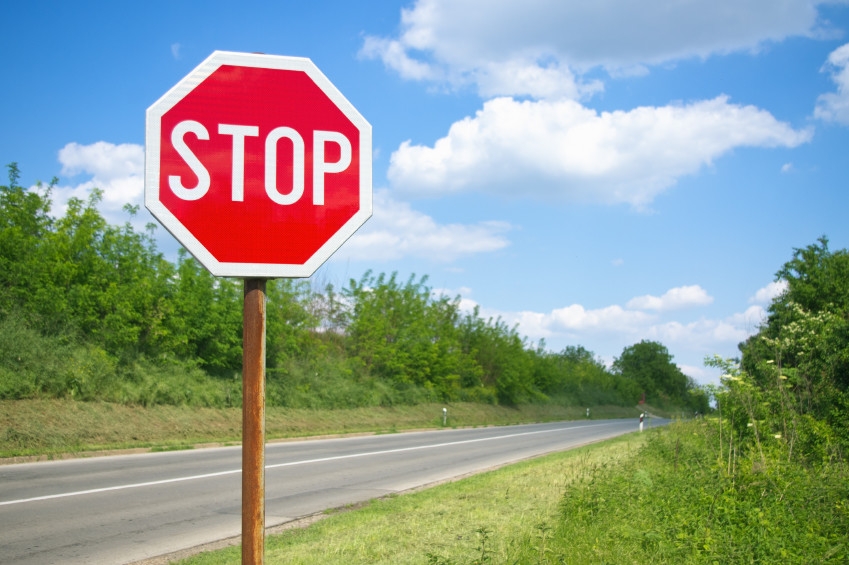
#> input picture images/image.png, 849 x 565 px
$ python main_one_image.py
#> lines starting #> are read from the running program, lines starting #| are printed output that depends on the picture; after the words box and inside, x2 and y2 are one past the last pixel; in counts of white or black regions, pixels touching at a corner belong together
import cv2
import numpy as np
import os

image_folder = './data_to_use'
image_files = [os.path.join(image_folder, f) for f in os.listdir(image_folder) if f.endswith('.png') or f.endswith('.jpg') or f.endswith('.jpeg')]
i = len(image_files)+2


image = cv2.imread("./images/image.png")
#> image is the input picture: shape (565, 849, 3); mean B, G, R 146.9, 155.5, 141.5

gray_image = cv2.cvtColor(image, cv2.COLOR_BGR2GRAY)
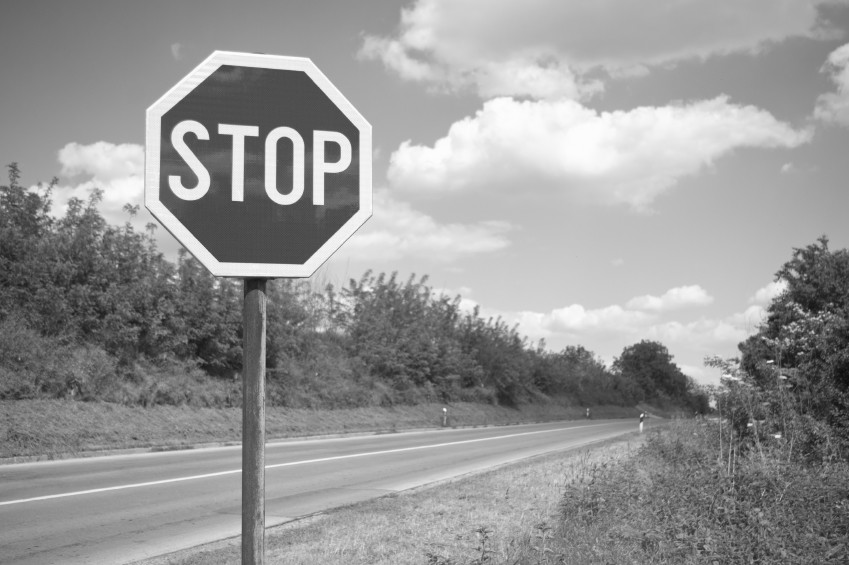
#> gray_image: shape (565, 849); min 11, max 255, mean 150.3

blurred_image = cv2.GaussianBlur(gray_image, (7, 7), 0)

low_threshold = 10
high_threshold = 50
edges = cv2.Canny(blurred_image, low_threshold, high_threshold)
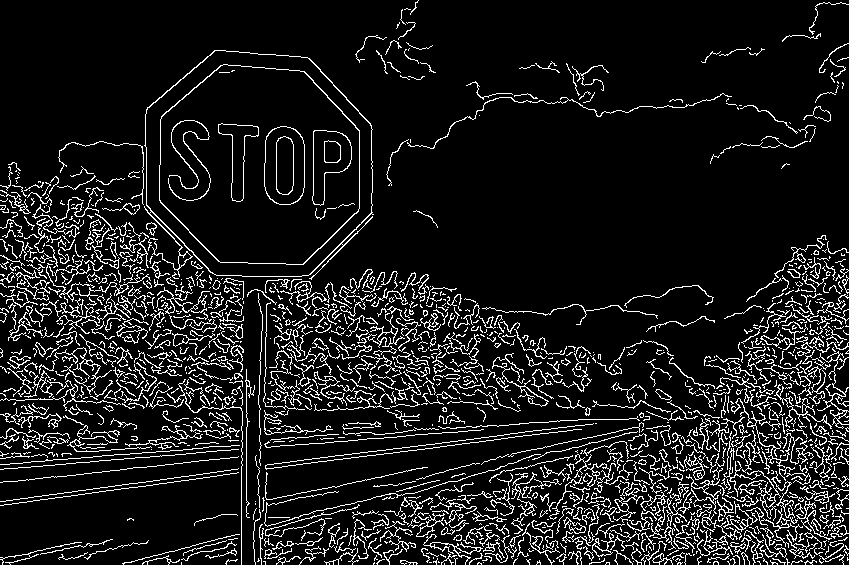
#> edges: shape (565, 849); 10.6% white in thin lines or dots
# [4 lines of commented-out code are left out]

contours, _ = cv2.findContours(edges, cv2.RETR_EXTERNAL, cv2.CHAIN_APPROX_SIMPLE)
#> contours = 1363 contours, 1209 with area under 20; largest, box (x1, y1, x2, y2) and area: (144, 50, 374, 280) 41792, (366, 313, 405, 348) 180, (416, 513, 445, 537) 159, (563, 517, 586, 534) 152, (592, 533, 625, 557) 150

cv2.drawContours(image, contours, -1, (0, 255, 0), 2)
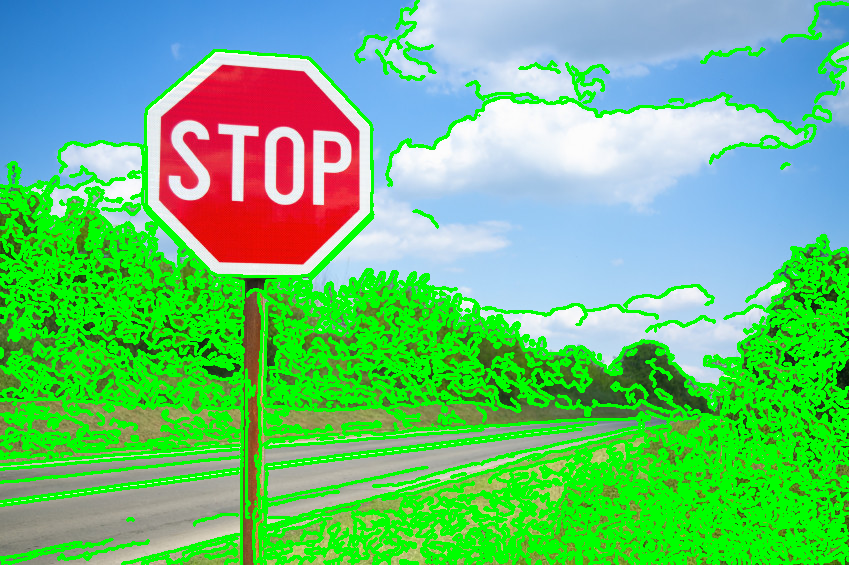
#> image: shape (565, 849, 3); mean B, G, R 120.2, 192.4, 104.3

cv2.imshow('Contours', image)
cv2.waitKey(0)
cv2.destroyAllWindows()


filtered_contours = []
for contour in contours:

    epsilon = 0.04 * cv2.arcLength(contour, True)
    approx = cv2.approxPolyDP(contour, epsilon, True)

    is_valid_contour = False

    if len(approx) == 3:
        area = cv2.contourArea(contour)
        if area >= 300:
            filtered_contours.append(contour)
            is_valid_contour = True
            x, y, w, h = cv2.boundingRect(contour)
            y1, y2 = max(0, y-10), min(image.shape[0], y+h+10)
            x1, x2 = max(0, x-10), min(image.shape[1], x+w+10)
            roi = image[y1:y2, x1:x2]
            cv2.imwrite(f'./data_to_use/contour_{i}.png', roi)
            i=i+1
    elif len(approx) == 8:
        area = cv2.contourArea(contour)
        if area >= 300:
            filtered_contours.append(contour)
            x, y, w, h = cv2.boundingRect(contour)
            y1, y2 = max(0, y-10), min(image.shape[0], y+h+10)
            x1, x2 = max(0, x-10), min(image.shape[1], x+w+10)
            roi = image[y1:y2, x1:x2]

            cv2.imwrite(f'./data_to_use/contour_{i}.png', roi)
            i=i+1
            is_valid_contour = True

    perimeter = cv2.arcLength(contour, True)
    area = cv2.contourArea(contour)
    if area < 300:
        continue


    if perimeter != 0:
        circularity = 4 * np.pi * area / (perimeter ** 2)

        if 0.8 < circularity < 1.2:
            if not is_valid_contour:
                filtered_contours.append(contour)
                x, y, w, h = cv2.boundingRect(contour)
                y1, y2 = max(0, y-10), min(image.shape[0], y+h+10)
                x1, x2 = max(0, x-10), min(image.shape[1], x+w+10)
                roi = image[y1:y2, x1:x2]
                cv2.imwrite(f'./data_to_use/contour_{i}.png', roi)
                i=i+1
                is_valid_contour = True
#> this loop made 1363 passes
#> epsilon on passes 63, 69, 122, 147, 155, 160, 166, 194, 195, 225, 268, 288: 4.9, 3.43, 8.91, 2.08, 9.15, 8.34, 12.81, 8.52, 5.65, 10.75, 1.24, 23.94
#> (epsilon, perimeter) on passes 40, 48: (2.93, 73.25), (3.64, 90.91)
#> after the loop, filtered_contours = []; i = 5


# [5 lines of commented-out code are left out]

$ run again, with images/1.png copied over images/image.png
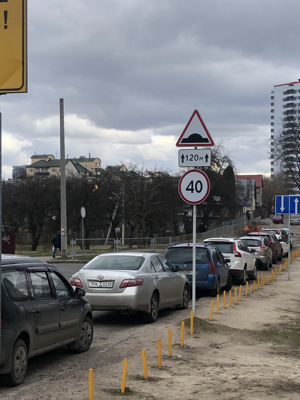
#> input picture images/1.png, 300 x 400 px
#> image is the input picture: shape (400, 300, 3); mean B, G, R 120.9, 119.7, 119.4
#> `edges = cv2.Canny(blurred_image, low_threshold, high_threshold)`:
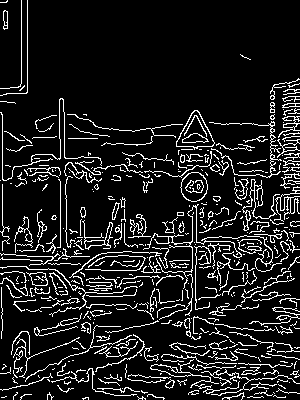
#> edges: shape (400, 300); 11.7% white in thin lines or dots
#> contours = 432 contours, 390 with area under 20; largest, box (x1, y1, x2, y2) and area: (176, 110, 215, 150) 842, (180, 172, 208, 202) 608, (150, 359, 219, 389) 230, (82, 220, 113, 250) 189, (26, 272, 48, 286) 185
#> the loop `for contour in contours: ` made 432 passes
#> (epsilon, is_valid_contour, perimeter, circularity, x, y, w) on pass 345: (3.73, True, 93.25, 0.879, 180, 172, 28)
#> after the loop `for contour in contours:`:
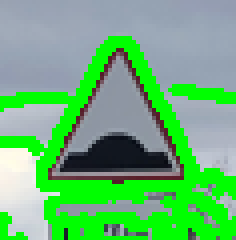
#> roi: shape (60, 59, 3) (shown 4 times larger); mean B, G, R 117.9, 182, 105.4
#> after the loop `for contour in contours:`: filtered_contours = 2 contours; box (x1, y1, x2, y2) and area: (176, 110, 215, 150) 842, (180, 172, 208, 202) 608; i = 7
